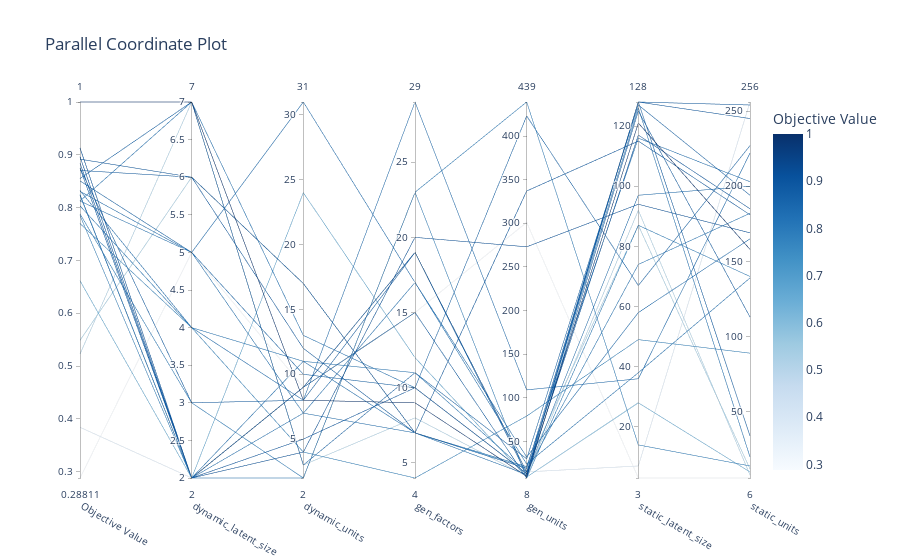

This figure's notebook cell:
### Code cell
optuna.visualization.plot_parallel_coordinate(study)

### Figure 1 — Plotly figure (JSON) as saved in the notebook; plotly's stock layout.template omitted (floating-point values rounded to 4 significant figures)
{"data": [{"dimensions": [{"label": "Objective Value", "range": [0.2881, 1], "values": [0.8308, 0.8323, 0.2881, 0.8918, 0.9131, 0.6616, 0.7881, 0.7698, 0.8841, 0.3841, 0.875, 0.8125, 0.8034, 0.8704, 0.5488, 0.8552, 0.8125, 0.5229, 0.8232, 0.875, 0.8247, 0.8506, 0.7851, 0.8963, 1]}, {"label": "dynamic_latent_size", "range": [2, 7], "values": [5, 4, 5, 6, 2, 2, 3, 4, 2, 2, 2, 5, 4, 6, 6, 7, 7, 7, 2, 3, 2, 5, 2, 2, 7]}, {"label": "dynamic_units", "range": [2, 31], "values": [31, 8, 9, 12, 4, 24, 2, 4, 9, 9, 9, 7, 11, 17, 17, 3, 13, 3, 7, 8, 11, 10, 2, 5, 8]}, {"label": "gen_factors", "range": [4, 29], "values": [17, 29, 15, 7, 20, 12, 23, 4, 19, 19, 15, 17, 11, 7, 7, 11, 10, 8, 7, 19, 7, 10, 23, 10, 9]}, {"label": "gen_units", "range": [8, 439], "values": [32, 109, 301, 337, 273, 9, 439, 79, 15, 15, 8, 24, 15, 19, 20, 30, 13, 10, 21, 12, 12, 423, 8, 13, 10]}, {"label": "static_latent_size", "range": [3, 128], "values": [58, 36, 3, 115, 94, 28, 14, 49, 128, 7, 125, 38, 74, 128, 87, 127, 126, 92, 116, 128, 97, 67, 87, 117, 121]}, {"label": "static_units", "range": [6, 256], "values": [165, 222, 6, 181, 169, 10, 14, 89, 245, 256, 113, 139, 182, 34, 12, 194, 20, 8, 203, 254, 200, 227, 140, 185, 158]}], "labelangle": 30, "labelside": "bottom", "line": {"color": [0.8308, 0.8323, 0.2881, 0.8918, 0.9131, 0.6616, 0.7881, 0.7698, 0.8841, 0.3841, 0.875, 0.8125, 0.8034, 0.8704, 0.5488, 0.8552, 0.8125, 0.5229, 0.8232, 0.875, 0.8247, 0.8506, 0.7851, 0.8963, 1], "colorbar": {"title": {"text": "Objective Value"}}, "colorscale": [[0, "rgb(247,251,255)"], [0.125, "rgb(222,235,247)"], [0.25, "rgb(198,219,239)"], [0.375, "rgb(158,202,225)"], [0.5, "rgb(107,174,214)"], [0.625, "rgb(66,146,198)"], [0.75, "rgb(33,113,181)"], [0.875, "rgb(8,81,156)"], [1, "rgb(8,48,107)"]], "reversescale": false, "showscale": true}, "type": "parcoords"}], "layout": {"title": {"text": "Parallel Coordinate Plot"}}}
